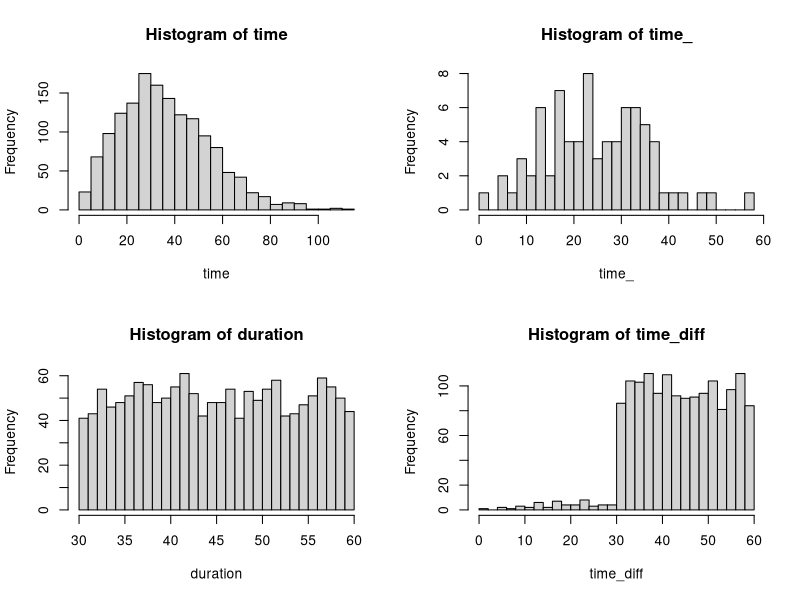
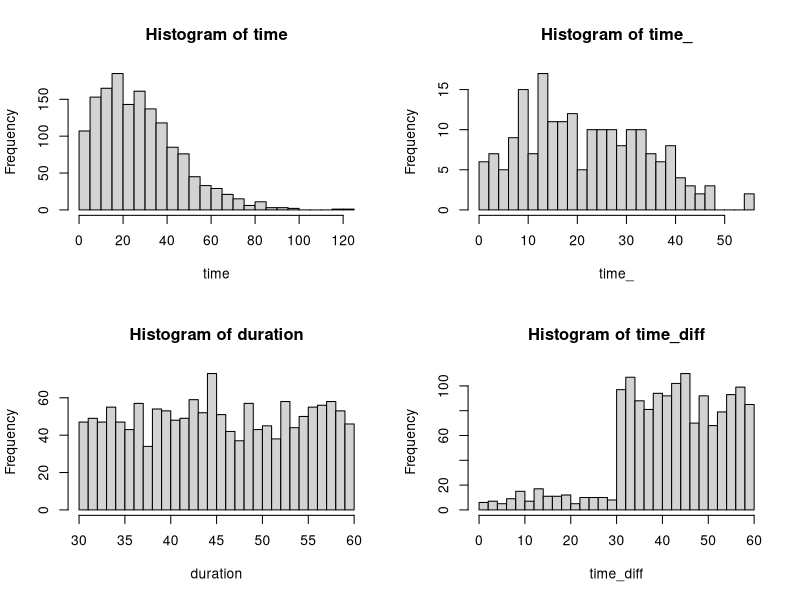
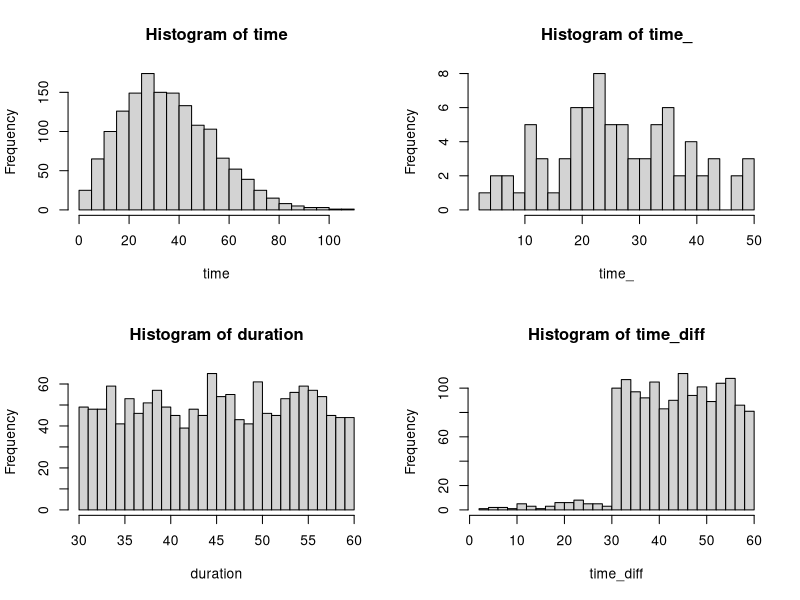

Write R code to recreate these figures, in order. (Note: this script raises an error after producing the figures.)
library(yaml)
set.seed(6011)

n <- 1500
call_rate <- 0.3

sim_w <- function(N, shape, scale, phi){
  
  # Now simulate data
  time <- rweibull(N, shape, scale) + abs(dnorm(N, 0, 0.5))
  # Keep times of proportion converting
  time_ <- ifelse(runif(N) < phi, time, NA) 
  # duration in the experiment
  duration <- runif(N, 30, 60) 
  # outcome censored if event exceeds duration
  time_ <- ifelse(time <= duration, time_, NA) 
  # censored indicator
  censored <- ifelse(is.na(time_), 1, 0) 
  # observed times in experiment
  time_diff <- ifelse(is.na(time_), duration, time_) 
  
  par(mfrow = c(2,2))
  hist(time, breaks = 30)
  hist(time_, breaks = 30)
  hist(duration, breaks = 30)
  hist(time_diff, breaks = 30)
  
  print(prop.table(table(censored)))
  
  group <- cbind(time_diff, censored)
  
  return(group)
  
}

group1 <- data.frame(sim_w(N = n, shape = 2, scale = 40, phi = 0.08))
group1$call <- 0
group1$group <- 1

is_called <- rbinom(n, 1, call_rate)
group2_called <- sim_w(N = n, shape = 1.5, scale = 30, phi = 0.15)
group2_not_called <- sim_w(N = n, shape = 2, scale = 40, phi = 0.08)

x1 <- cbind(group2_called[is_called == 1,], call = 1, group = 2)
x2 <- cbind(group2_not_called[is_called == 0,], call = 0, group = 2)

final <- rbind(group1, data.frame(rbind(x1, x2)))

prop.table(table(final$censored, final$group),2)

write_yaml(final, "example-5-upgrade/example-5-data.yaml")
